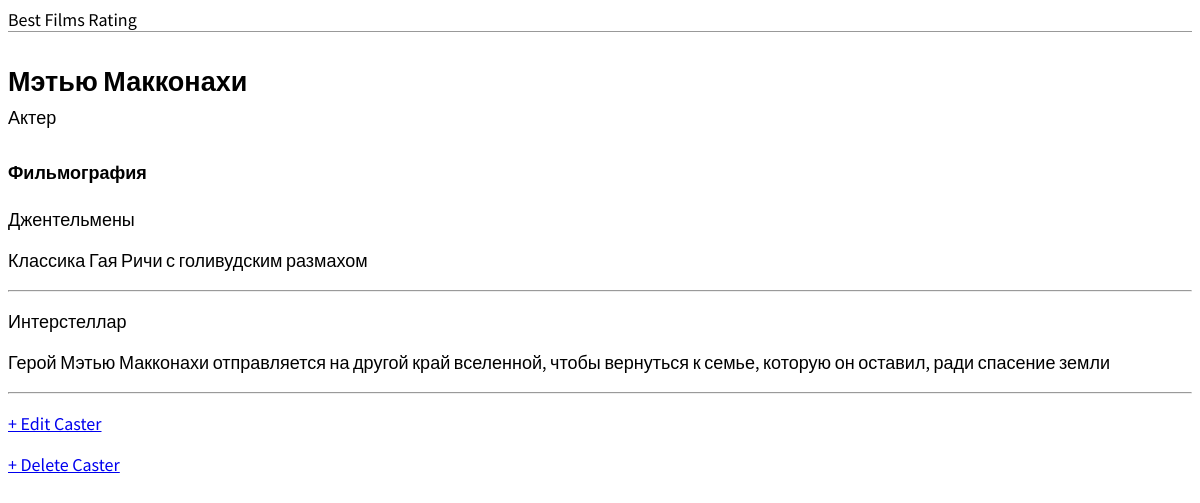
Screenshot of /caster/1/ with the database file from the repository.
### casters/models.py (models this page shows, shortened)
class Caster(models.Model):
    first_name = models.CharField(max_length=25)
    last_name = models.CharField(max_length=25)
    role = models.CharField(max_length=30)
    movies = models.ManyToManyField(Movie, related_name='films')
    class Meta:
        ordering = ['last_name', 'first_name']

### movies/models.py (models this page shows, shortened)
class Movie(models.Model):
    title = models.CharField(max_length=100)
    description = models.TextField()
    class Meta:
        ordering = ['title']

### casters/views.py (the view)
# urls.py: path('<int:pk>/', CasterDetailView.as_view(), name='caster_detail'),
class CasterDetailView(DetailView):
    model = Caster
    template_name = 'caster_detail.html'

### movies/templates/caster_detail.html
{% extends 'base.html' %}
{% block content %}
<div class='film-entry'>
    <h2>{{ object.first_name }} {{ object.last_name }}</h2>
    <p>{{ object.role }}</p>
</div>
<h4>Фильмография</h4>
    {% for film in caster.movies.all %}
    <p>{{ film.title }}</p>
    <p>{{ film.description}}</p>
    <hr>
    {% endfor %}
    <p><a href="{% url 'caster_edit' object.pk %}">+ Edit Caster</a></p>
    <p><a href="{% url 'caster_delete' object.pk %}">+ Delete Caster</a></p>
{% endblock content %}

### movies/static/css/base.css (style rules this page uses)
body { font-family: 'Source Sans Pro', sans-serif; font-size: 18px; }
.film-entry { margin-bottom: 2rem; }
.film-entry h2 { margin: 0.5rem 0; }
.film-entry p { margin: 0; font-weight: 400; }

### rows the page displays
Caster: first_name "Мэтью", last_name "Макконахи", role "Актер"
Movie: title "Джентельмены", description "Классика Гая Ричи с голивудским размахом"
Movie: title "Интерстеллар", description "Герой Мэтью Макконахи отправляется на другой край вселенной, чтобы вернуться к семье, которую он оставил, ради спасение земли"
